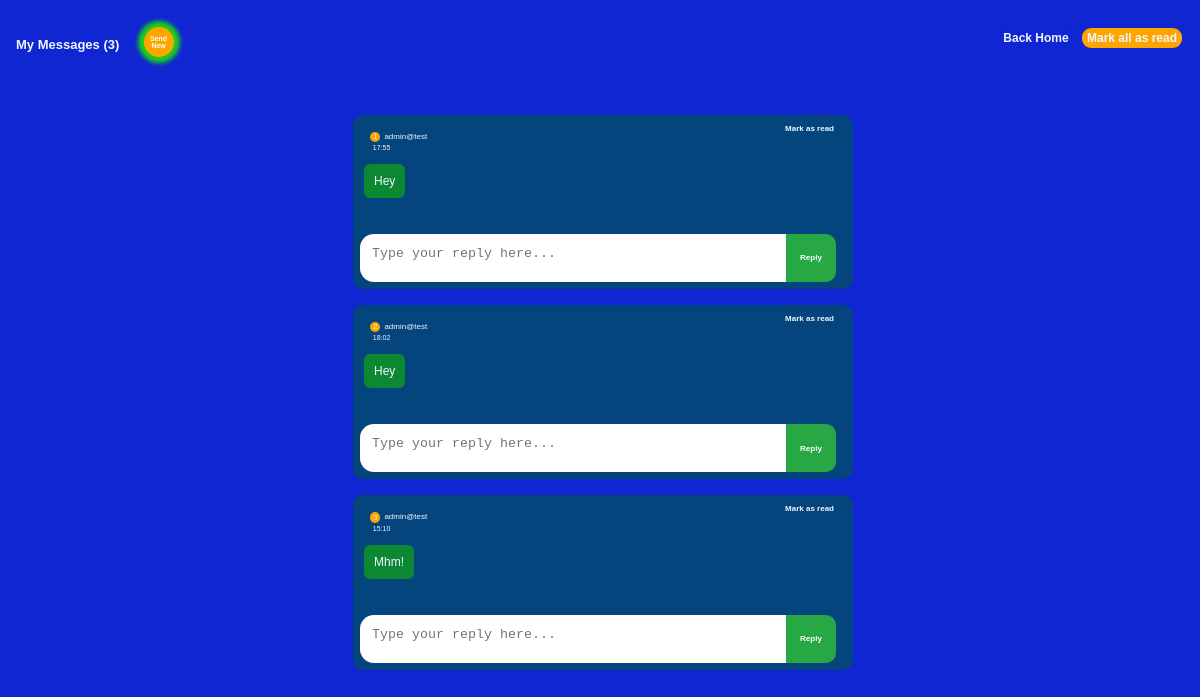
The app's page /inbox (signed in), older data.
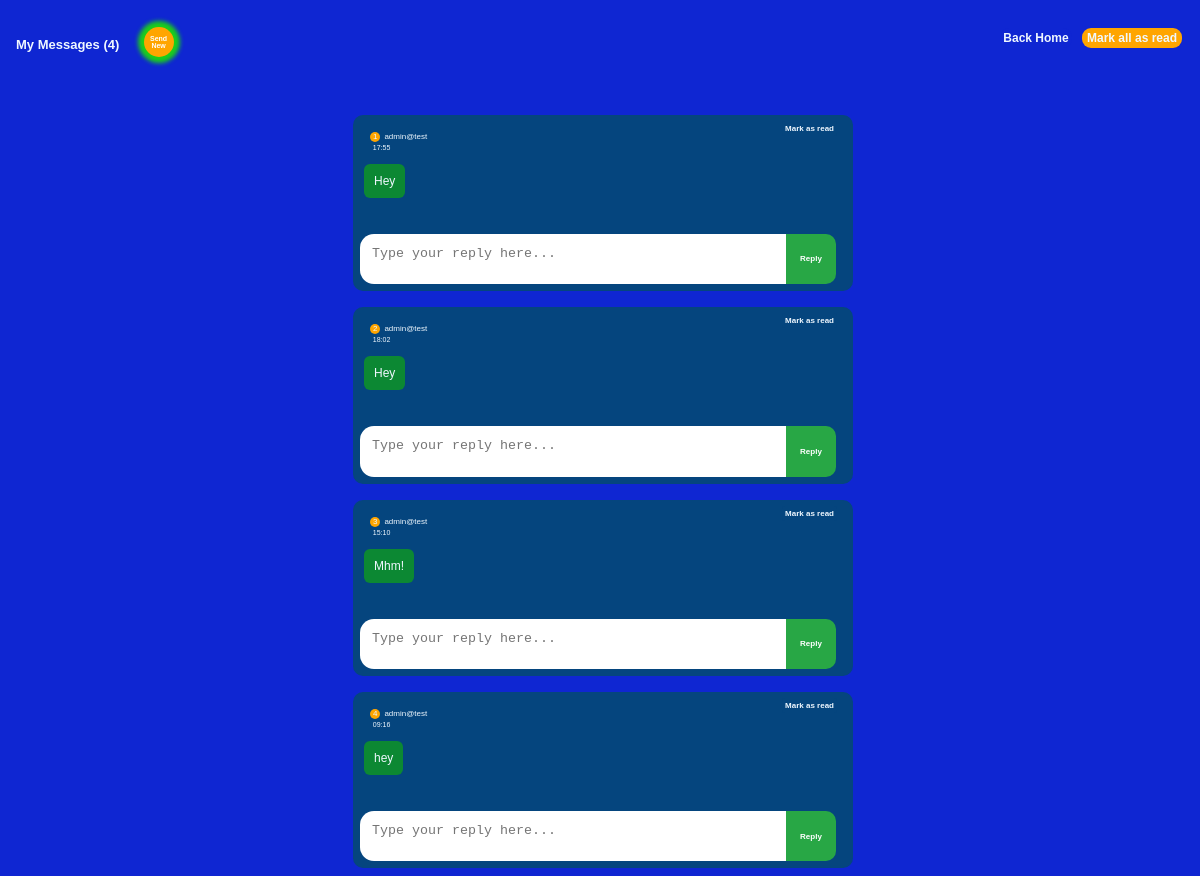
The same page, newer data.
### tables this page shows
CREATE TABLE message(
         id integer primary key autoincrement,
         sender_email not null,
         receiver_email not null,
         content text not null,
         is_read integer not null default 0,
         sent_date timestamp not null,
         sent_at timestamp not null
         
    );

### app.py (the view)
@app.route("/inbox/")
@app.route("/inbox")
def inbox():
    if "user_id" in session:
        conn=get_database()
        cursor = conn.cursor()
        current_email = session.get('user_email')
        unreads = cursor.execute("select * from message where receiver_email=? and is_read = 0", (current_email,)).fetchall()
        conn.commit()
        unreadCount  = cursor.execute("select count(*) from message where receiver_email=? and is_read = 0", (current_email,)).fetchone()[0]
        return render_template("inbox.html", unreads=unreads, logged_in=True,unreadCount=unreadCount)
    return redirect(url_for("login"))

### app.py (called while the page is built)
def get_database():
    conn = sqlite3.connect("app.db")
    conn.row_factory = sqlite3.Row
    conn.execute("PRAGMA foreign_keys = ON;")
    return conn

### templates/inbox.html (shortened to what this page needs)
<!DOCTYPE html>
<html lang="en">
<head>
    <link rel="stylesheet" href="{{ url_for('static', filename='style.css')}}">
</head>
<body>
    {% if logged_in and unreads %}
    <section class="chatBox" id="chatBox">
        <div class="chaTitle">
            {% if unreadCount > 1 %}
            <h1>My Messages ({{unreadCount}}) </h1>
            {% else %}
            <h1>My Message ({{unreadCount}}) </h1>
            {% endif %}
            <div class="sendNew"><a href="{{url_for('new_message')}}">Send New</a></div>
            <div class="backHome"><a href="{{url_for('home')}}"><button>Back Home</button></a></div>
            {% if unreadCount > 1 %}
            <div class="markAll" ><a href="{{url_for('readAll')}}"><button>Mark all as read</button></a></div>
            {% endif %}
        </div>
        <div class="messageBox">
            {% for unread in unreads %}
            <div class="unread">
                <div class="sender">
                    <li id="letter"> {{loop.index}}</li>
                    <li>{{unread['sender_email']}}</li>
                    <form action="{{url_for('read')}}" method="post">
                        <div class="field">
                            <button>Mark as read</button>
                        </div>
                    </form>
                </div>
                <div class="detail">
                    <div class="receivedMessage">{{unread.content}} </div>
                    <div class="sentAt">{{unread.sent_at}} </div>
                </div>
                <div class="formReply">
                    <form action="{{url_for('reply')}}" method="post">
                        <textarea name="content" id="content" placeholder="Type your reply here..." cols="50" required></textarea>
                        <button>Reply</button>
                    </form>
                </div>
            </div>
            {% endfor %}
        </div>
    </section>
    {% endif %}
</body>
</html>

Row changes from the older to the newer data that the page shows:
added message: sender_email "admin@test", content "hey", sent_at "09:16"
Text that changed along with them:
{{ unreadCount }}: "3" → "4"
